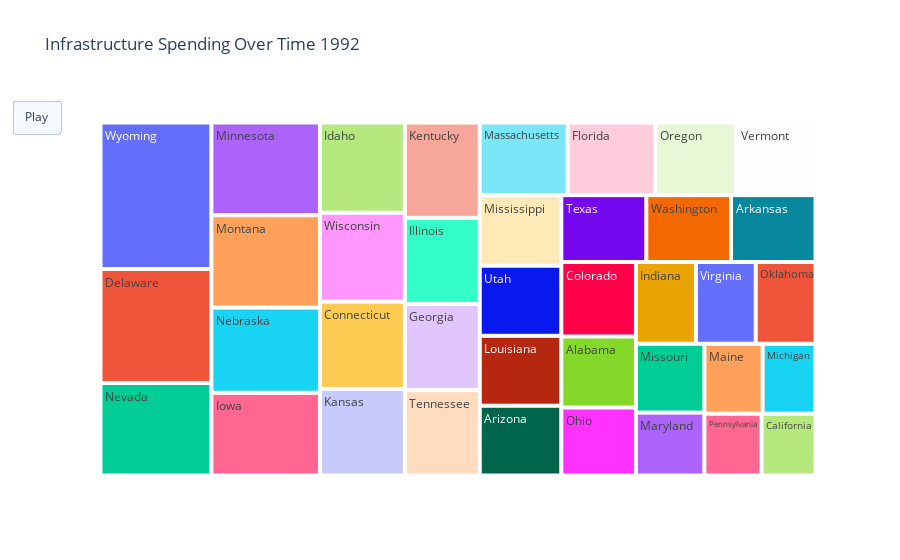

This figure's notebook cell:
### Code cell
dates = list(range(1992,2018))
fig = go.Figure(
    data=[go.Treemap(
        labels=list(state_infra['State']),
        parents=["" for parent in state_infra['State']],
        values=list(state_infra[dates[0]]))
        ],
    layout=go.Layout(
        title_text="Infrastructure Spending Over Time "+str(dates[0]),
        updatemenus= [dict(type="buttons",
                        buttons=[dict(label="Play", method="animate", args=[None])])]
    ),
    frames = [go.Frame(
        data=[go.Treemap(
            labels=list(state_infra['State']),
            parents=["" for parent in state_infra['State']],
            values=list(state_infra[dates[k]]))
        ],
        layout=go.Layout(
        title_text="Infrastructure Spending Over Time "+str(dates[k])))
        for k in range(len(dates))]
    )
fig.show()
pio.write_html(fig, file='./InfrastructureTime.html', auto_open=True)

### Figure 1 — Plotly figure (JSON) as saved in the notebook; plotly's stock layout.template omitted (floating-point values rounded to 4 significant figures)
{"data": [{"labels": ["Alabama", "Arizona", "Arkansas", "California", "Colorado", "Connecticut", "Delaware", "Florida", "Georgia", "Idaho", "Illinois", "Indiana", "Iowa", "Kansas", "Kentucky", "Louisiana", "Maine", "Maryland", "Massachusetts", "Michigan", "Minnesota", "Mississippi", "Missouri", "Montana", "Nebraska", "Nevada", "Ohio", "Oklahoma", "Oregon", "Pennsylvania", "Tennessee", "Texas", "Utah", "Vermont", "Virginia", "Washington", "Wisconsin", "Wyoming"], "parents": ["", "", "", "", "", "", "", "", "", "", "", "", "", "", "", "", "", "", "", "", "", "", "", "", "", "", "", "", "", "", "", "", "", "", "", "", "", ""], "type": "treemap", "values": [320.9, 345.0, 342.0, 202.2, 336.6, 449.0, 765.6, 384.7, 390.3, 464.0, 390.7, 296.8, 543.6, 445.3, 432.2, 345.5, 246.6, 260.8, 387.0, 223.8, 609.4, 348.7, 285.3, 606.9, 559.6, 621.2, 307.3, 296.0, 356.1, 213.8, 387.2, 344.2, 346.6, 349.0, 296.1, 343.2, 457.1, 983.9]}], "layout": {"title": {"text": "Infrastructure Spending Over Time 1992"}, "updatemenus": [{"buttons": [{"args": [null], "label": "Play", "method": "animate"}], "type": "buttons"}]}}
